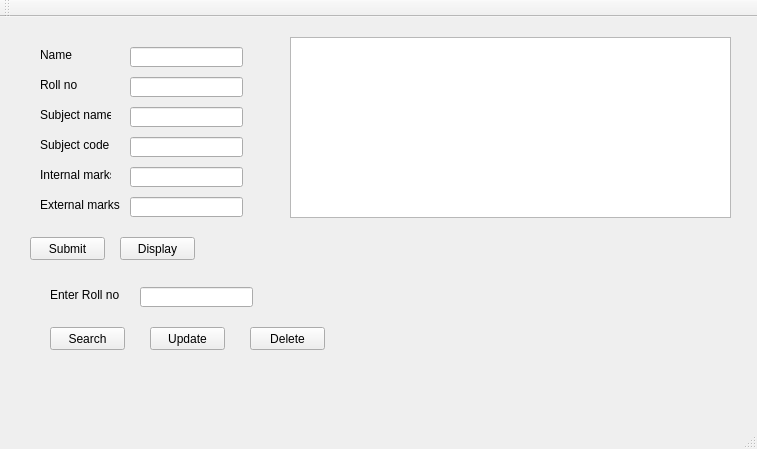
<?xml version="1.0" encoding="UTF-8"?>
<ui version="4.0">
 <class>student</class>
 <widget class="QMainWindow" name="student">
  <property name="geometry">
   <rect>
    <x>0</x>
    <y>0</y>
    <width>757</width>
    <height>449</height>
   </rect>
  </property>
  <property name="windowTitle">
   <string>student</string>
  </property>
  <widget class="QWidget" name="centralWidget">
   <widget class="QLabel" name="label">
    <property name="geometry">
     <rect>
      <x>40</x>
      <y>30</y>
      <width>71</width>
      <height>16</height>
     </rect>
    </property>
    <property name="text">
     <string>Name</string>
    </property>
   </widget>
   <widget class="QLabel" name="label_2">
    <property name="geometry">
     <rect>
      <x>40</x>
      <y>60</y>
      <width>71</width>
      <height>16</height>
     </rect>
    </property>
    <property name="text">
     <string>Roll no</string>
    </property>
   </widget>
   <widget class="QLabel" name="label_3">
    <property name="geometry">
     <rect>
      <x>40</x>
      <y>90</y>
      <width>71</width>
      <height>16</height>
     </rect>
    </property>
    <property name="text">
     <string>Subject name</string>
    </property>
   </widget>
   <widget class="QLabel" name="label_4">
    <property name="geometry">
     <rect>
      <x>40</x>
      <y>150</y>
      <width>71</width>
      <height>16</height>
     </rect>
    </property>
    <property name="text">
     <string>Internal marks</string>
    </property>
   </widget>
   <widget class="QLabel" name="label_5">
    <property name="geometry">
     <rect>
      <x>40</x>
      <y>180</y>
      <width>81</width>
      <height>16</height>
     </rect>
    </property>
    <property name="text">
     <string>External marks</string>
    </property>
   </widget>
   <widget class="QLabel" name="label_6">
    <property name="geometry">
     <rect>
      <x>40</x>
      <y>120</y>
      <width>71</width>
      <height>16</height>
     </rect>
    </property>
    <property name="text">
     <string>Subject code</string>
    </property>
   </widget>
   <widget class="QLineEdit" name="lineEdit">
    <property name="geometry">
     <rect>
      <x>130</x>
      <y>30</y>
      <width>113</width>
      <height>20</height>
     </rect>
    </property>
   </widget>
   <widget class="QLineEdit" name="lineEdit_2">
    <property name="geometry">
     <rect>
      <x>130</x>
      <y>60</y>
      <width>113</width>
      <height>20</height>
     </rect>
    </property>
   </widget>
   <widget class="QLineEdit" name="lineEdit_3">
    <property name="geometry">
     <rect>
      <x>130</x>
      <y>90</y>
      <width>113</width>
      <height>20</height>
     </rect>
    </property>
   </widget>
   <widget class="QLineEdit" name="lineEdit_4">
    <property name="geometry">
     <rect>
      <x>130</x>
      <y>120</y>
      <width>113</width>
      <height>20</height>
     </rect>
    </property>
   </widget>
   <widget class="QLineEdit" name="lineEdit_5">
    <property name="geometry">
     <rect>
      <x>130</x>
      <y>150</y>
      <width>113</width>
      <height>20</height>
     </rect>
    </property>
   </widget>
   <widget class="QLineEdit" name="lineEdit_6">
    <property name="geometry">
     <rect>
      <x>130</x>
      <y>180</y>
      <width>113</width>
      <height>20</height>
     </rect>
    </property>
   </widget>
   <widget class="QTableView" name="tableView">
    <property name="geometry">
     <rect>
      <x>290</x>
      <y>20</y>
      <width>441</width>
      <height>181</height>
     </rect>
    </property>
   </widget>
   <widget class="QPushButton" name="pushButton">
    <property name="geometry">
     <rect>
      <x>30</x>
      <y>220</y>
      <width>75</width>
      <height>23</height>
     </rect>
    </property>
    <property name="text">
     <string>Submit</string>
    </property>
   </widget>
   <widget class="QPushButton" name="pushButton_2">
    <property name="geometry">
     <rect>
      <x>120</x>
      <y>220</y>
      <width>75</width>
      <height>23</height>
     </rect>
    </property>
    <property name="text">
     <string>Display</string>
    </property>
   </widget>
   <widget class="QPushButton" name="pushButton_3">
    <property name="geometry">
     <rect>
      <x>50</x>
      <y>310</y>
      <width>75</width>
      <height>23</height>
     </rect>
    </property>
    <property name="text">
     <string>Search</string>
    </property>
   </widget>
   <widget class="QPushButton" name="pushButton_4">
    <property name="geometry">
     <rect>
      <x>150</x>
      <y>310</y>
      <width>75</width>
      <height>23</height>
     </rect>
    </property>
    <property name="text">
     <string>Update</string>
    </property>
   </widget>
   <widget class="QPushButton" name="pushButton_5">
    <property name="geometry">
     <rect>
      <x>250</x>
      <y>310</y>
      <width>75</width>
      <height>23</height>
     </rect>
    </property>
    <property name="text">
     <string>Delete</string>
    </property>
   </widget>
   <widget class="QLabel" name="label_7">
    <property name="geometry">
     <rect>
      <x>50</x>
      <y>270</y>
      <width>71</width>
      <height>16</height>
     </rect>
    </property>
    <property name="text">
     <string>Enter Roll no</string>
    </property>
   </widget>
   <widget class="QLineEdit" name="lineEdit_7">
    <property name="geometry">
     <rect>
      <x>140</x>
      <y>270</y>
      <width>113</width>
      <height>20</height>
     </rect>
    </property>
   </widget>
  </widget>
  <widget class="QMenuBar" name="menuBar">
   <property name="geometry">
    <rect>
     <x>0</x>
     <y>0</y>
     <width>757</width>
     <height>21</height>
    </rect>
   </property>
  </widget>
  <widget class="QToolBar" name="mainToolBar">
   <attribute name="toolBarArea">
    <enum>TopToolBarArea</enum>
   </attribute>
   <attribute name="toolBarBreak">
    <bool>false</bool>
   </attribute>
  </widget>
  <widget class="QStatusBar" name="statusBar"/>
 </widget>
 <layoutdefault spacing="6" margin="11"/>
 <resources/>
 <connections/>
</ui>
